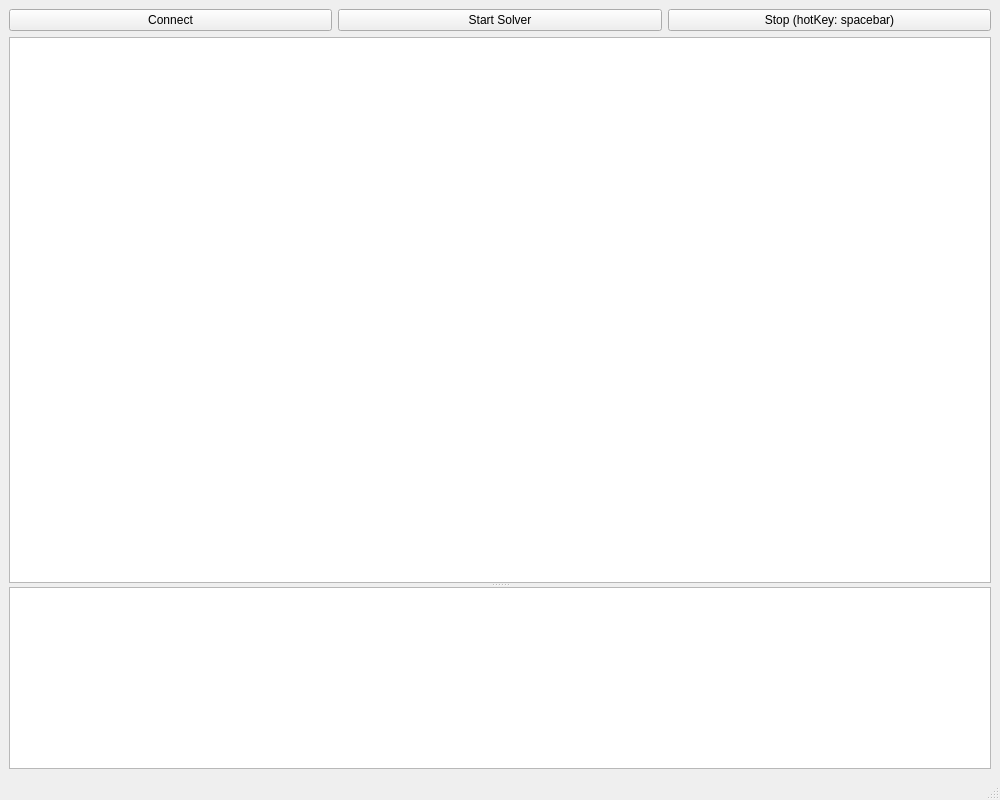
<?xml version="1.0" encoding="UTF-8"?>
<ui version="4.0">
 <class>MainWindow</class>
 <widget class="QMainWindow" name="MainWindow">
  <property name="geometry">
   <rect>
    <x>0</x>
    <y>0</y>
    <width>1000</width>
    <height>800</height>
   </rect>
  </property>
  <property name="windowTitle">
   <string>Mouse Positioning Solver</string>
  </property>
  <widget class="QWidget" name="centralwidget">
   <layout class="QVBoxLayout" name="verticalLayout">
    <item>
     <layout class="QHBoxLayout" name="horizontalLayout">
      <item>
       <widget class="QPushButton" name="connectButton">
        <property name="text">
         <string>Connect</string>
        </property>
       </widget>
      </item>
      <item>
       <widget class="QPushButton" name="startButton">
        <property name="text">
         <string>Start Solver</string>
        </property>
       </widget>
      </item>
      <item>
       <widget class="QPushButton" name="stopButton">
        <property name="text">
         <string>Stop (hotKey: spacebar)</string>
        </property>
       </widget>
      </item>
     </layout>
    </item>
    <item>
     <widget class="QSplitter" name="splitter">
      <property name="sizePolicy">
       <sizepolicy hsizetype="Expanding" vsizetype="Expanding">
        <horstretch>0</horstretch>
        <verstretch>0</verstretch>
       </sizepolicy>
      </property>
      <property name="orientation">
       <enum>Qt::Orientation::Vertical</enum>
      </property>
      <widget class="QChartView" name="chartView">
       <property name="sizePolicy">
        <sizepolicy hsizetype="Expanding" vsizetype="Expanding">
         <horstretch>0</horstretch>
         <verstretch>3</verstretch>
        </sizepolicy>
       </property>
      </widget>
      <widget class="QTextEdit" name="logText">
       <property name="sizePolicy">
        <sizepolicy hsizetype="Expanding" vsizetype="Expanding">
         <horstretch>0</horstretch>
         <verstretch>1</verstretch>
        </sizepolicy>
       </property>
       <property name="readOnly">
        <bool>true</bool>
       </property>
      </widget>
     </widget>
    </item>
   </layout>
  </widget>
  <widget class="QStatusBar" name="statusbar"/>
 </widget>
 <customwidgets>
  <customwidget>
   <class>QChartView</class>
   <extends>QGraphicsView</extends>
   <header>QtCharts</header>
  </customwidget>
 </customwidgets>
 <resources/>
 <connections/>
</ui>
